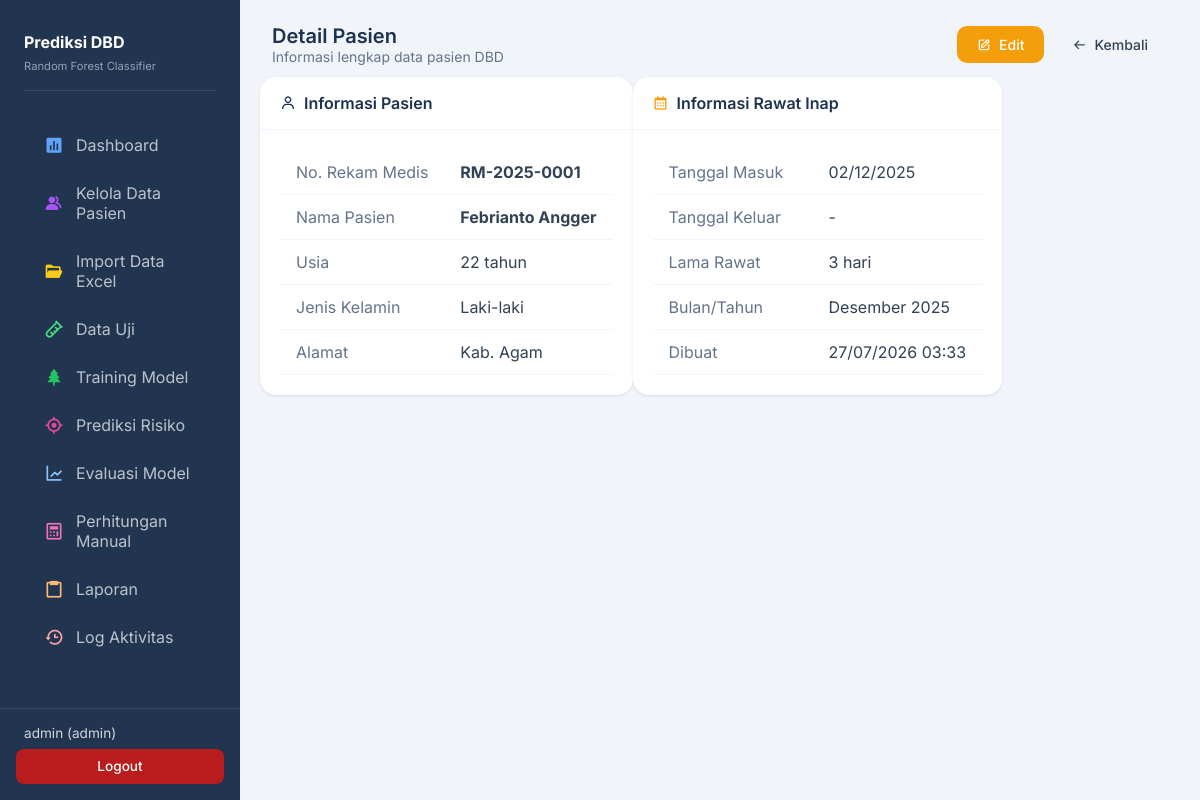
/data/view/1 (signed in), run on the app's committed database.
### app/models.py (models this page shows, shortened)
class User(UserMixin, db.Model):
    __tablename__ = 'users'
    id = db.Column(db.Integer, primary_key=True)
    username = db.Column(db.String(50), unique=True, nullable=False)
    password = db.Column(db.String(255), nullable=False)
    nama_lengkap = db.Column(db.String(100), nullable=False)
    email = db.Column(db.String(100))
    role = db.Column(db.Enum('admin', 'petugas'), default='petugas')
    foto = db.Column(db.String(255), default='default.png')
    status = db.Column(db.Enum('aktif', 'nonaktif'), default='aktif')
    last_login = db.Column(db.DateTime)
    created_at = db.Column(db.DateTime, default=datetime.utcnow)
    updated_at = db.Column(db.DateTime, default=datetime.utcnow, onupdate=datetime.utcnow)

class PasienDBD(db.Model):
    __tablename__ = 'pasien_dbd'
    id = db.Column(db.Integer, primary_key=True)
    no_rm = db.Column(db.String(20), unique=True)
    nama_pasien = db.Column(db.String(100), nullable=False)
    usia = db.Column(db.Integer, nullable=False)
    jenis_kelamin = db.Column(db.Enum('L', 'P'), nullable=False)
    alamat = db.Column(db.Text)
    tanggal_masuk = db.Column(db.Date, nullable=False)
    tanggal_keluar = db.Column(db.Date)
    lama_rawat = db.Column(db.Integer)
    bulan = db.Column(db.String(20))
    tahun = db.Column(db.Integer)
    created_at = db.Column(db.DateTime, default=datetime.utcnow)
    updated_at = db.Column(db.DateTime, default=datetime.utcnow, onupdate=datetime.utcnow)

### app/routes/data.py (the view)
@data_bp.route('/view/<int:id>')
@login_required
@admin_or_petugas_required
def view(id):
    pasien = PasienDBD.query.get_or_404(id)
    return render_template('data/view.html', pasien=pasien)

### app/templates/data/view.html (shortened to what this page needs)
{% extends "base.html" %}
{% block content %}
<div class="page-header">
    <div>
        <h4>Detail Pasien</h4>
        <p>Informasi lengkap data pasien DBD</p>
    </div>
    <div class="d-flex gap-2">
        <a href="{{ url_for('data.edit', id=pasien.id) }}" class="btn btn-warning"><i class='bx bx-edit'></i> Edit</a>
        <a href="{{ url_for('data.index') }}" class="btn btn-secondary"><i class='bx bx-arrow-back'></i> Kembali</a>
    </div>
</div>
<div class="row">
    <div class="col-md-6">
        <div class="card mb-4">
            <div class="card-header">
                <h5><i class='bx bx-user text-primary me-2'></i>Informasi Pasien</h5>
            </div>
            <div class="card-body">
                <table class="table table-borderless">
                    <tr>
                        <td class="text-muted" style="width: 160px;">No. Rekam Medis</td>
                        <td><strong>{{ pasien.no_rm or '-' }}</strong></td>
                    </tr>
                    <tr>
                        <td class="text-muted">Nama Pasien</td>
                        <td><strong>{{ pasien.nama_pasien }}</strong></td>
                    </tr>
                    <tr>
                        <td class="text-muted">Usia</td>
                        <td>{{ pasien.usia }} tahun</td>
                    </tr>
                    <tr>
                        <td class="text-muted">Jenis Kelamin</td>
                        <td>{{ 'Laki-laki' if pasien.jenis_kelamin == 'L' else 'Perempuan' }}</td>
                    </tr>
                    <tr>
                        <td class="text-muted">Alamat</td>
                        <td>{{ pasien.alamat or '-' }}</td>
                    </tr>
                </table>
            </div>
        </div>
    </div>
    <div class="col-md-6">
        <div class="card mb-4">
            <div class="card-header">
                <h5><i class='bx bx-calendar text-warning me-2'></i>Informasi Rawat Inap</h5>
            </div>
            <div class="card-body">
                <table class="table table-borderless">
                    <tr>
                        <td class="text-muted" style="width: 160px;">Tanggal Masuk</td>
                        <td>{{ pasien.tanggal_masuk.strftime('%d/%m/%Y') if pasien.tanggal_masuk else '-' }}</td>
                    </tr>
                    <tr>
                        <td class="text-muted">Tanggal Keluar</td>
                        <td>{{ pasien.tanggal_keluar.strftime('%d/%m/%Y') if pasien.tanggal_keluar else '-' }}</td>
                    </tr>
                    <tr>
                        <td class="text-muted">Lama Rawat</td>
                        <td>{{ pasien.lama_rawat or '-' }} hari</td>
                    </tr>
                    <tr>
                        <td class="text-muted">Bulan/Tahun</td>
                        <td>{{ pasien.bulan or '-' }} {{ pasien.tahun or '' }}</td>
                    </tr>
                    <tr>
                        <td class="text-muted">Dibuat</td>
                        <td>{{ pasien.created_at.strftime('%d/%m/%Y %H:%M') if pasien.created_at else '-' }}</td>
                    </tr>
                </table>
            </div>
        </div>
    </div>
</div>
{% endblock %}

### app/templates/base.html (shortened to what this page needs)
<!DOCTYPE html>
<html lang="id">
<head>
    <link href="https://unpkg.com/boxicons@2.1.4/css/boxicons.min.css" rel="stylesheet">
</head>
<body>
    <aside class="sidebar" id="sidebar">
        <div class="sidebar-brand" style="margin-top: 0.5rem;">
            <div class="sidebar-brand-text">
                <h5>Prediksi DBD</h5>
                <small>Random Forest Classifier</small>
            </div>
        </div>
        <ul class="nav-menu">
            <li class="nav-item">
                <a href="{{ url_for('main.index') }}" class="nav-link {% if request.endpoint == 'main.index' %}active{% endif %}">
                    <i class='bx bxs-bar-chart-square' style="color: #60a5fa;"></i>
                    <span>Dashboard</span>
                </a>
            </li>
            {% if current_user.role in ['admin', 'petugas'] %}
            <li class="nav-item">
                <a href="{{ url_for('data.index') }}" class="nav-link {% if request.endpoint == 'data.index' %}active{% endif %}">
                    <i class='bx bxs-group' style="color: #a855f7;"></i>
                    <span>Kelola Data Pasien</span>
                </a>
            </li>
            <li class="nav-item">
                <a href="{{ url_for('data.import_excel') }}" class="nav-link {% if request.endpoint == 'data.import_excel' %}active{% endif %}">
                    <i class='bx bxs-folder-open' style="color: #facc15;"></i>
                    <span>Import Data Excel</span>
                </a>
            </li>
            {% endif %}
            {% if current_user.role in ['admin', 'petugas'] %}
            <li class="nav-item">
                <a href="{{ url_for('data_uji.index') }}" class="nav-link {% if request.endpoint == 'data_uji.index' %}active{% endif %}">
                    <i class='bx bx-test-tube' style="color: #4ade80;"></i>
                    <span>Data Uji</span>
                </a>
            </li>
            {% endif %}
            {% if current_user.role in ['admin', 'petugas'] %}
            <li class="nav-item">
                <a href="{{ url_for('training.index') }}" class="nav-link {% if request.endpoint and 'training' in request.endpoint %}active{% endif %}">
                    <i class='bx bxs-tree' style="color: #22c55e;"></i>
                    <span>Training Model</span>
                </a>
            </li>
            {% endif %}
            <li class="nav-item">
                <a href="{{ url_for('prediksi.index') }}" class="nav-link {% if 'prediksi' in request.endpoint %}active{% endif %}">
                    <i class='bx bx-target-lock' style="color: #ec4899;"></i>
                    <span>Prediksi Risiko</span>
                </a>
            </li>
            <li class="nav-item">
                <a href="{{ url_for('evaluasi.index') }}" class="nav-link {% if 'evaluasi' in request.endpoint %}active{% endif %}">
                    <i class='bx bx-line-chart' style="color: #93c5fd;"></i>
                    <span>Evaluasi Model</span>
                </a>
            </li>
            {% if current_user.role in ['admin', 'petugas'] %}
            <li class="nav-item">
                <a href="{{ url_for('perhitungan.index') }}" class="nav-link {% if request.endpoint and 'perhitungan' in request.endpoint %}active{% endif %}">
                    <i class='bx bx-calculator' style="color: #f472b6;"></i>
                    <span>Perhitungan Manual</span>
                </a>
            </li>
            {% endif %}
            <li class="nav-item">
                <a href="{{ url_for('laporan.index') }}" class="nav-link {% if request.endpoint and 'laporan' in request.endpoint %}active{% endif %}">
                    <i class='bx bx-clipboard' style="color: #fdba74;"></i>
                    <span>Laporan</span>
                </a>
            </li>
            {% if current_user.role == 'admin' %}
            <li class="nav-item">
                <a href="{{ url_for('log.index') }}" class="nav-link {% if 'log' in request.endpoint %}active{% endif %}">
                    <i class='bx bx-history' style="color: #fca5a5;"></i>
                    <span>Log Aktivitas</span>
                </a>
            </li>
            {% endif %}
        </ul>
        <div class="user-menu" style="padding: 1rem; border-top: 1px solid rgba(255,255,255,0.1); margin: auto -1.5rem 0 -1.5rem; background: var(--sidebar-bg);">
            <div style="margin-bottom: 0.5rem; padding: 0 0.5rem; font-size: 0.85rem; color: rgba(255,255,255,0.8);">
                {{ current_user.username }} ({{ current_user.role }})
            </div>
            <a href="{{ url_for('auth.logout') }}" class="btn btn-danger" style="width: 100%; border-radius: 8px; padding: 0.6rem; justify-content: center; background: #b91c1c; border: none; font-size: 0.85rem;">
                Logout
            </a>
        </div>
    </aside>
    <main class="main-content">
        {% block content %}{% endblock %}
    </main>
</body>
</html>

### app/templates/base.html (style rules this page uses)
:root { --primary: #1c324f; --primary-light: #28446b; --primary-100: #e2e8f0; --danger: #ef4444; --danger-light: #fee2e2; --warning: #f59e0b; --warning-light: #fdf6b2; --success: #22c55e; --success-light: #def7ec; --info: #3b82f6; --info-light: #dbeafe; --gray-50: #f8fafc; --gray-100: #f1f5f9; --gray-200: #e2e8f0; --gray-300: #cbd5e1; --gray-400: #94a3b8; --gray-500: #64748b; --gray-600: #475569; --gray-700: #334155; --gray-800: #1c324f; --gray-900: #0f172a; --sidebar-bg: #213550; --sidebar-width: 240px; }
* { box-sizing: border-box; margin: 0; padding: 0; }
body { font-family: 'Inter', sans-serif; background: var(--gray-100); min-height: 100vh; color: var(--gray-700); overflow-x: hidden; }
html { scroll-behavior: smooth; }
.sidebar { position: fixed; left: 0; top: 0; width: var(--sidebar-width); height: 100vh; background: var(--sidebar-bg); color: white; padding: 1.5rem; padding-bottom: 0; overflow-y: auto; z-index: 1000; transition: transform 0.3s ease; display: flex; flex-direction: column; }
.sidebar-brand { display: flex; align-items: center; gap: 0.75rem; margin-bottom: 2rem; padding-bottom: 1rem; border-bottom: 1px solid rgba(255,255,255,0.1); }
.sidebar-brand-text h5 { font-size: 1rem; font-weight: 700; margin-bottom: 0.125rem; color: white; }
.sidebar-brand-text small { font-size: 0.7rem; color: var(--gray-400); }
.nav-menu { list-style: none; flex: 1; overflow-y: auto; padding-bottom: 1rem; }
.nav-item { margin-bottom: 0.25rem; }
.nav-link { display: flex; align-items: center; gap: 0.75rem; padding: 0.75rem 1rem; color: rgba(255,255,255,0.7); text-decoration: none; transition: all 0.2s; border-left: 4px solid transparent; }
.nav-link i { font-size: 1.25rem; }
.main-content { margin-left: var(--sidebar-width); padding: 1.5rem 2rem; min-height: 100vh; }
.card { background: white; border-radius: 16px; box-shadow: 0 1px 3px rgba(0,0,0,0.1); margin-bottom: 1.5rem; overflow: hidden; }
.card-header { padding: 1rem 1.25rem; border-bottom: 1px solid var(--gray-100); display: flex; justify-content: space-between; align-items: center; }
.card-header h5 { font-size: 1rem; font-weight: 600; color: var(--gray-800); display: flex; align-items: center; }
.card-body { padding: 1.25rem; }
.btn { display: inline-flex; align-items: center; justify-content: center; gap: 0.5rem; padding: 0.625rem 1.25rem; border-radius: 10px; font-size: 0.875rem; font-weight: 500; cursor: pointer; border: none; transition: all 0.2s; text-decoration: none; }
.btn-secondary { background: var(--gray-100); color: var(--gray-700); }
.btn-danger { background: var(--danger); color: white; }
.btn-warning { background: var(--warning); color: white; }
.table { width: 100%; border-collapse: collapse; }
.table th, .table td { padding: 0.75rem 1rem; text-align: left; border-bottom: 1px solid var(--gray-100); white-space: nowrap; }
.page-header { display: flex; justify-content: space-between; align-items: center; margin-bottom: 1.5rem; }
.page-header h4 { font-size: 1.25rem; font-weight: 600; color: var(--gray-800); }
.page-header p { color: var(--gray-500); font-size: 0.875rem; }
.row { display: flex; flex-wrap: wrap; margin: -0.75rem; }
.text-muted { color: var(--gray-500); }
.text-primary { color: var(--primary); }
.text-warning { color: var(--warning); }
.mb-4 { margin-bottom: 1.5rem; }
.me-2 { margin-right: 0.5rem; }
.d-flex { display: flex; }
.gap-2 { gap: 0.5rem; }
.user-menu { margin-top: auto; margin-left: -1.5rem; margin-right: -1.5rem; padding: 0.75rem 1.5rem; background: rgba(255,255,255,0.1); border-top: 1px solid rgba(255,255,255,0.1); flex-shrink: 0; }

### data on the page
User: username "admin", role "admin"
PasienDBD: no_rm "RM-2025-0001", nama_pasien "Febrianto Angger", usia "22", jenis_kelamin "Laki-laki", alamat "Kab. Agam", tanggal_masuk "02/12/2025", tanggal_keluar "-", lama_rawat "3", bulan "Desember", tahun "2025", created_at "27/07/2026 03:33"
